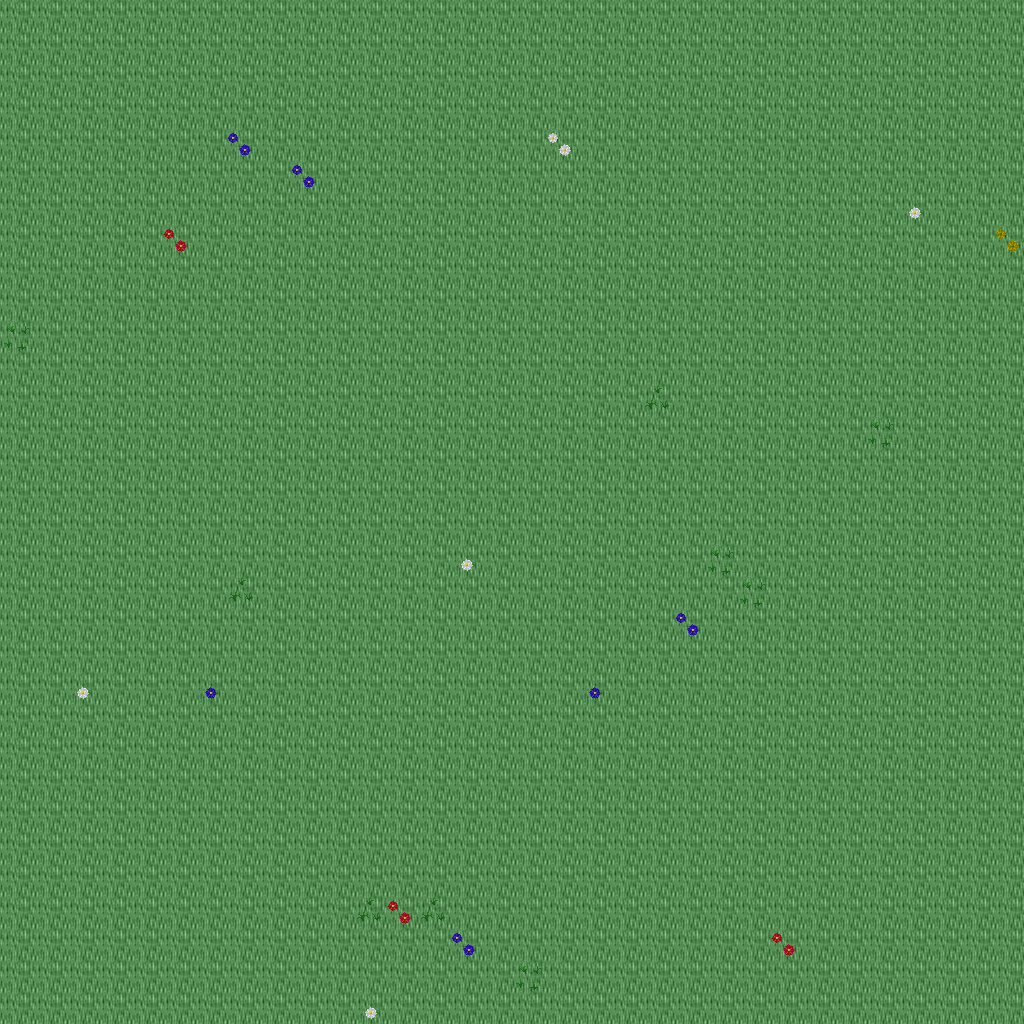

Tiled map render using the project's own tile images. Description and the map definition, with tile-layer contents summarised, below:
An orthogonal 32x32 tile map with 32x32 px tiles, 5 tile layers (Ground, Objects, Objects2, Above, ...), 1 hidden layer not drawn, 14 tilesets.

<map version="1.10" tiledversion="1.11.0" orientation="orthogonal" renderorder="right-down" width="32" height="32" tilewidth="32" tileheight="32" infinite="0" nextlayerid="11" nextobjectid="1">
 <tileset firstgid="1" name="ground_ground" tilewidth="32" tileheight="32" tilecount="33" columns="3">
  <image source="../drawable/ground_ground.png" width="96" height="352" />
 </tileset>
 <tileset firstgid="34" name="plant_flower_daisy_white" tilewidth="32" tileheight="32" tilecount="8" columns="2">
  <image source="../drawable/plant_flower_daisy_white.png" width="64" height="128" />
 </tileset>
 <tileset firstgid="42" name="plant_flower_daisy_yellow" tilewidth="32" tileheight="32" tilecount="8" columns="2">
  <image source="../drawable/plant_flower_daisy_yellow.png" width="64" height="128" />
 </tileset>
 <tileset firstgid="50" name="plant_flower_daisy_blue" tilewidth="32" tileheight="32" tilecount="8" columns="2">
  <image source="../drawable/plant_flower_daisy_blue.png" width="64" height="128" />
 </tileset>
 <tileset firstgid="58" name="plant_grasses" tilewidth="32" tileheight="32" tilecount="6" columns="3">
  <image source="../drawable/plant_grasses.png" width="96" height="64" />
 </tileset>
 <tileset firstgid="64" name="plant_flower_daisy_red" tilewidth="32" tileheight="32" tilecount="8" columns="2">
  <image source="../drawable/plant_flower_daisy_red.png" width="64" height="128" />
 </tileset>
 <tileset firstgid="72" name="plant_tree_tree_darkgreen" tilewidth="32" tileheight="32" tilecount="88" columns="8">
  <image source="../drawable/plant_tree_tree_darkgreen.png" width="256" height="352" />
 </tileset>
 <tileset firstgid="160" name="logic_creature_elf" tilewidth="32" tileheight="32" tilecount="16" columns="8">
  <image source="../drawable/logic_creature_elf.png" width="256" height="64" />
 </tileset>
 <tileset firstgid="176" name="logic_creature_animal" tilewidth="32" tileheight="32" tilecount="32" columns="8">
  <image source="../drawable/logic_creature_animal.png" width="256" height="128" />
 </tileset>
 <tileset firstgid="208" name="logic_collision" tilewidth="32" tileheight="32" tilecount="1" columns="1">
  <image source="../drawable/logic_collision.png" width="32" height="32" />
 </tileset>
 <tileset firstgid="209" name="logic_creature_ent" tilewidth="32" tileheight="32" tilecount="4" columns="4">
  <image source="../drawable/logic_creature_ent.png" width="128" height="32" />
 </tileset>
 <tileset firstgid="213" name="logic_creature_human_evil" tilewidth="32" tileheight="32" tilecount="16" columns="8">
  <image source="../drawable/logic_creature_human_evil.png" width="256" height="64" />
 </tileset>
 <tileset firstgid="229" name="ground_green_paving" tilewidth="32" tileheight="32" tilecount="18" columns="3">
  <image source="../drawable/ground_green_paving.png" width="96" height="192" />
 </tileset>
 <tileset firstgid="247" name="logic_protection" tilewidth="32" tileheight="32" tilecount="2" columns="2">
  <image source="../drawable/logic_protection.png" width="64" height="32" />
 </tileset>
 <layer id="1" name="Ground" width="32" height="32">
  <data>[1024 cells, 1024 non-empty, 1 distinct tile ids]</data>
 </layer>
 <layer id="2" name="Objects" width="32" height="32">
  <data>[1024 cells, 24 non-empty, 8 distinct tile ids]</data>
 </layer>
 <layer id="3" name="Objects2" width="32" height="32">
  <data>[1024 cells, 0 non-empty, 0 distinct tile ids]</data>
 </layer>
 <layer id="4" name="Above" width="32" height="32">
  <data>[1024 cells, 0 non-empty, 0 distinct tile ids]</data>
 </layer>
 <layer id="5" name="Above2" width="32" height="32">
  <data>[1024 cells, 0 non-empty, 0 distinct tile ids]</data>
 </layer>
 <layer id="6" name="Walkable" width="32" height="32" visible="0">
  <data>[1024 cells, 0 non-empty, 0 distinct tile ids]</data>
 </layer>
 <objectgroup id="7" name="Mapevents" />
 <objectgroup id="8" name="Spawn" />
 <objectgroup id="9" name="Keys" />
 <objectgroup id="10" name="Replace" />
</map>
